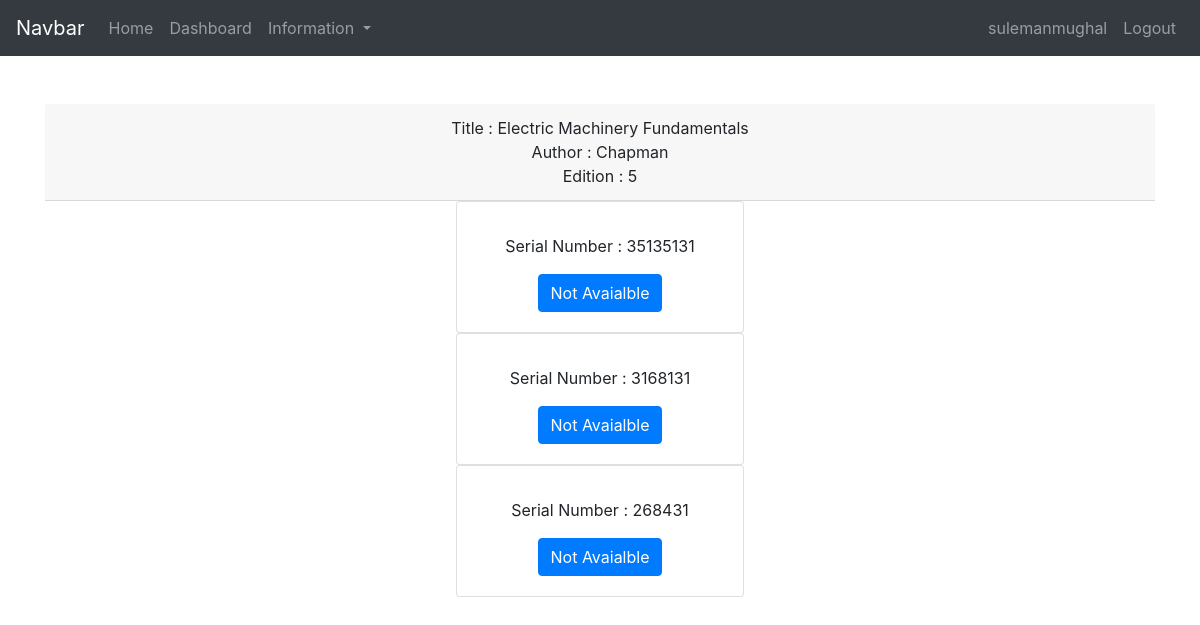
Screenshot of /book/1/ (signed in) with the database file from the repository.
### course/models.py (models this page shows, shortened)
class Book(models.Model):
    title=models.CharField(max_length=100)
    author=models.CharField(max_length=100)
    edition=models.IntegerField()

class bookModel(models.Model):
    book = models.ForeignKey(Book, on_delete = models.CASCADE)
    serialNumber=models.BigIntegerField()
    status = models.BooleanField(default = True)

### course/views.py (the view)
# urls.py: url(r'^book/(?P<book_id>\d+)/$', views.book_information, name="book_information"),
@login_required
def book_information(request, book_id):
    book = Book.objects.get(id=book_id)
    book_model = bookModel.objects.filter(book = book)
    context={
        'book' : book,
        'book_model' : book_model,
    }
    return render(request, 'course/book_information.html', context)

### course/templatetags/statusFind.py (called while the page is built)
@register.filter
def statusFind(value):
    if value is True:
        return "Avaiable"
    return "Not Avaialble"

### course/templates/course/book_information.html (shortened to what this page needs)
{% extends 'Base.html' %}
{% load static %}
{% load statusFind %}
{%  block content %}
<br>
<br>
<center>
<div class="container">
  <div class="card-header">
    Title : {{ book.title|title }}<br>
    Author : {{ book.author|title }}<br>
    Edition : {{ book.edition }}
  </div>
  {% for i in book_model %}
  <div class="card" style="width: 18rem;">
    <div class="card-body">
      <p class="card-text">Serial Number : {{ i.serialNumber }}</p>
      {% if i.status %}
        <a href="{%  url 'book_issue' i.serialNumber %}  " class="btn btn-primary">{{ i.status|statusFind }}</a>
      {% else %}
        <a href="#" class="btn btn-primary">{{ i.status|statusFind }}</a>
      {% endif %}
    </div>
  </div>
{% endfor %}
</div>
</center>
{% endblock %}

### course/templates/Base.html (shortened to what this page needs)
{% load static %}
<!doctype html>
<html lang="en">
  <head>
    <link rel="stylesheet" href="https://stackpath.bootstrapcdn.com/bootstrap/4.3.1/css/bootstrap.min.css">
  </head>
  <body>
    <nav class="navbar sticky-top navbar-expand-lg navbar-dark bg-dark">
        <a class="navbar-brand" href="{% url 'home' %}">Navbar</a>
        <div class="collapse navbar-collapse" id="navbarSupportedContent">
          <ul class="navbar-nav mr-auto">
            <li class="nav-item">
              <a class="nav-link" href="{% url 'home' %}">Home</a>
            </li>
{% if request.user.is_authenticated %}
<li class="nav-item">
    <a class="nav-link" href="{% url 'dashboard' %}">Dashboard</a>
  </li>
            <li class="nav-item dropdown">
              <a class="nav-link dropdown-toggle" href="#" id="navbarDropdown" role="button" data-toggle="dropdown" aria-haspopup="true" aria-expanded="false">
                Information
              </a>
            </li>
            {% endif %}
          </ul>
          <ul class="navbar-nav ml-auto">
                      <li class="nav-item">
                        <a class="nav-link"> </a>
                      </li>
              {% if request.user.is_authenticated %}
              <li class="nav-item">
                  <a class="nav-link" href="{% url 'profile' %}" tabindex="-1" aria-disabled="true">{{ request.user.username }}</a>
              </li>
              <li class="nav-item">
                  <a class="nav-link" href="{% url 'logout' %}" tabindex="-1" aria-disabled="true">Logout</a>
              </li>
              {% endif %}
        </ul>
        </div>
      </nav>
      {% block content %}
      {% endblock %}
  </body>
</html>

### rows the page displays
Book: title "Electric Machinery Fundamentals", author "Chapman", edition "5"
bookModel: serialNumber "35135131", status|statusFind "Not Avaialble"
bookModel: serialNumber "3168131", status|statusFind "Not Avaialble"
bookModel: serialNumber "268431", status|statusFind "Not Avaialble"

### other values shown
{{ request.user.username }} "sulemanmughal"
